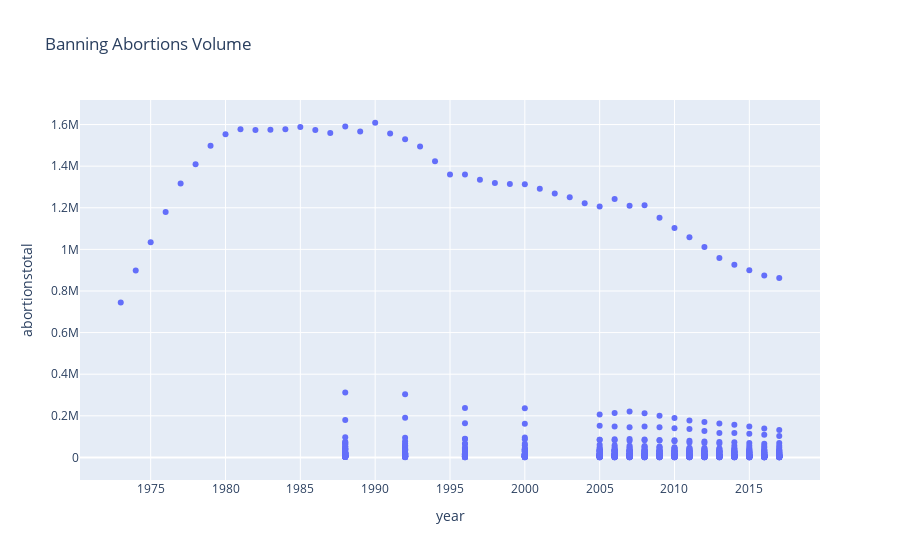

The notebook cell saved with this chart:
### Code cell
fig = px.scatter(AbTimeline_df, x = 'year', y = 'abortionstotal', title='Banning Abortions Volume')
fig.update_layout(
    xaxis = dict(
    tickmode = 'array',
    tick0 = 0.2,
    dtick = 1   
 )
)


import plotly.io as pio
pio.write_image(fig, "/Users/petergunn/Banning-The-Bortions/Resources/PlotlyScatter.png", format='png')
fig.show()

### Figure 1 — Plotly figure (JSON) as saved in the notebook; plotly's stock layout.template omitted (floating-point values rounded to 4 significant figures; data arrays with more than 128 entries replaced by an {"elided": "..."} marker saying what was removed)
{"data": [{"hovertemplate": "year=%{x}<br>abortionstotal=%{y}<extra></extra>", "legendgroup": "", "marker": {"color": "#636efa", "symbol": "circle"}, "mode": "markers", "name": "", "orientation": "v", "showlegend": false, "type": "scatter", "x": {"elided": "912 int values"}, "xaxis": "x", "y": {"elided": "912 int values"}, "yaxis": "y"}], "layout": {"legend": {"tracegroupgap": 0}, "title": {"text": "Banning Abortions Volume"}, "xaxis": {"anchor": "y", "domain": [0, 1], "dtick": 1, "tick0": 0.2, "tickmode": "array", "title": {"text": "year"}}, "yaxis": {"anchor": "x", "domain": [0, 1], "title": {"text": "abortionstotal"}}}}
